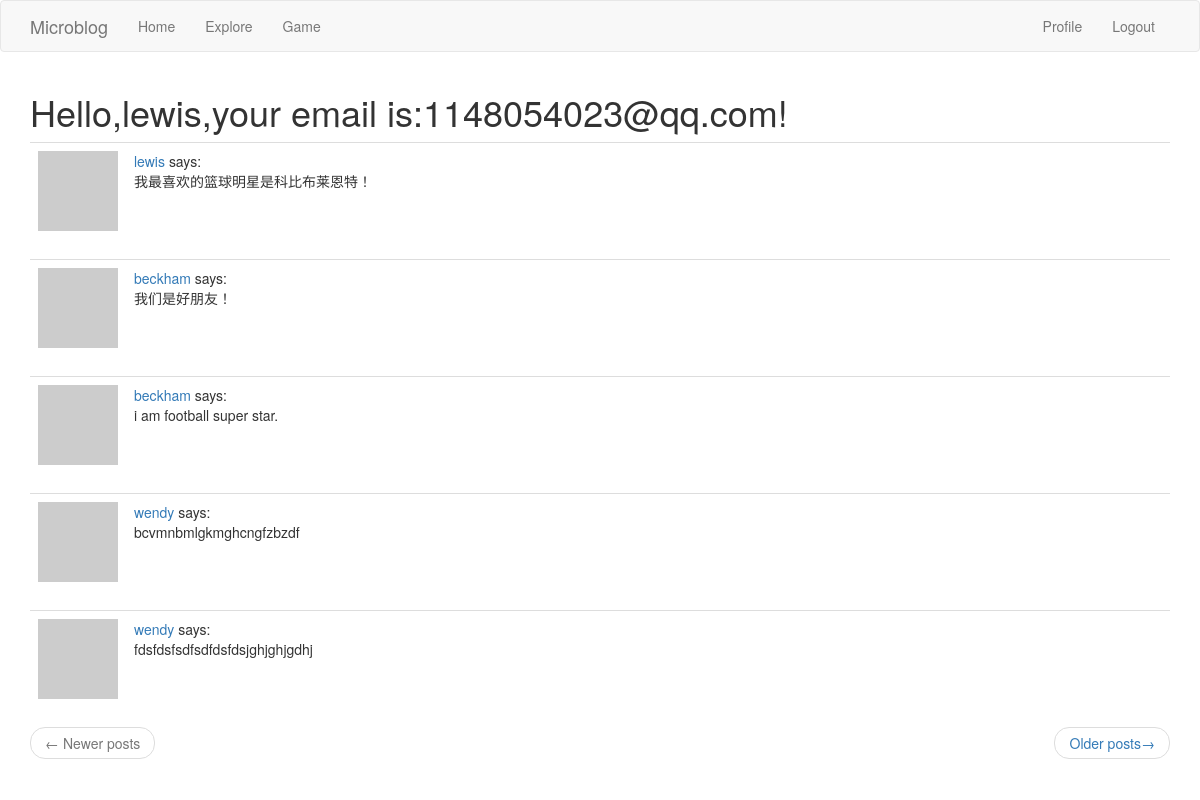
The page /explore (signed in) on the database as committed earlier.
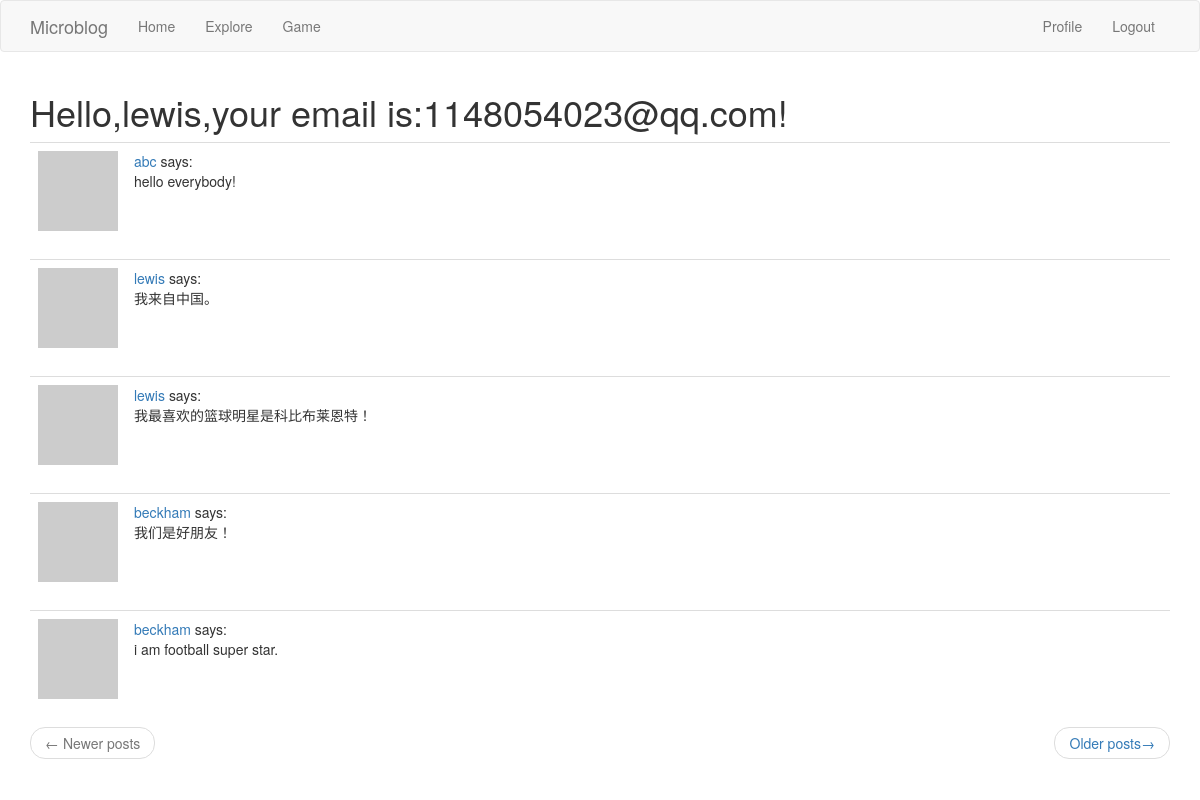
The same page on the database as committed later.
### app/models.py (models this page shows, shortened)
class Post(db.Model):
    id = db.Column(db.Integer,primary_key=True)
    body = db.Column(db.String(140))
    timestamp = db.Column(db.DateTime,index=True,default=datetime.utcnow)
    user_id = db.Column(db.Integer,db.ForeignKey('user.id'))

class User(UserMixin,db.Model):
    id = db.Column(db.Integer, primary_key=True)
    username = db.Column(db.String(64), index=True,unique=True)
    email = db.Column(db.String(120), index=True,unique=True)
    password_hash = db.Column(db.String(128))
    posts = db.relationship('Post',backref='author',lazy='dynamic')
    about_me = db.Column(db.String(140))
    last_seen = db.Column(db.DateTime,default=datetime.utcnow)
    followed = db.relationship(
        'User',
        secondary = followers,
        primaryjoin = (followers.c.follower_id==id),
        secondaryjoin = (followers.c.followed_id==id),
        backref = db.backref('followers',lazy='dynamic'),
        lazy='dynamic'
        )
    def avatar(self,size):
        digest = md5(self.email.lower().encode('utf-8')).hexdigest()
        return 'https://www.gravatar.com/avatar/{}?d=identicon&s={}'.format(digest,size)

### app/routes.py (the view)
@app.route('/explore')
@login_required
def explore():
    page = request.args.get('page',1,type=int)
    posts = Post.query.order_by(Post.timestamp.desc()).paginate(page,app.config['POSTS_PER_PAGE'],False)
    next_url = url_for('index',page=posts.next_num) if posts.has_next else None
    prev_url = url_for('index',page=posts.prev_num) if posts.has_prev else None
    return render_template('index.html',title='Explore',posts=posts.items,next_url=next_url,prev_url=prev_url)

### app/models.py (called while the page is built)
@login.user_loader
def load_user(id):
    return User.query.get(int(id))

### app/routes.py (called while the page is built)
@app.before_request
def before_request():
    if current_user.is_authenticated:
        current_user.last_seen = datetime.utcnow()
        db.session.commit()

### app/templates/index.html (shortened to what this page needs)
{% extends "base.html"%}
{% import 'bootstrap/wtf.html' as wtf %}
{% block app_content %}
	<h1>Hello,{{current_user.username}},your email is:{{current_user.email}}!</h1>
	{% for post in posts %}
		{% include '_post.html' %}
	{% endfor %}
	<nav aria-label="...">
		<ul class="pager">
			<li class="previous{% if not prev_url %} disabled{% endif %}">
				<a href="{{ prev_url or '#' }}">
					<span aria-hidden="true">&larr;</span> Newer posts
				</a>
			</li>
			<li class="next{% if not next_url %} disabled{% endif %}">
				<a href="{{ next_url or '#' }}">
					Older posts<span aria-hidden="true">&rarr;</span>
				</a>
			</li>
		</ul>
	</nav>
{% endblock %}

### app/templates/_post.html
<table class="table table-hover">
	<tr>
		<td width="70px">
			<a href="{{ url_for('user',username=post.author.username) }}">
				<img src="{{ post.author.avatar(70) }}">
			</a>
		</td>
		<td>
			<a href="{{ url_for('user',username=post.author.username) }}">{{ post.author.username }}</a> says: <br>{{ post.body }}
		</td>
        </tr>
</table>

Rows that differ between the two databases and show on the page:
no longer on this page (row unchanged): Post: author.username "wendy", body "bcvmnbmlgkmghcngfzbzdf"
no longer on this page (row unchanged): Post: author.username "wendy", body "fdsfdsfsdfsdfdsfdsjghjghjgdhj"
added Post: author.username "abc", body "hello everybody!"
added Post: author.username "lewis", body "我来自中国。"
